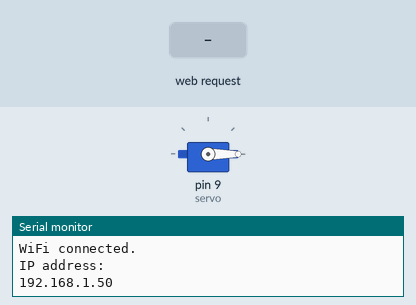
A sketch run on a simulated Arduino Uno, built with avr-gcc and run on an emulated ATmega328P. Shown: servo, the last lines printed to the serial monitor. The inputs (shaded band) are chosen by the test bench. WiFi joins after 1.5 s; servers stay silent unless stated; not simulated (calls return 0 or success): arduino_secrets.h.

Above: at 2.7 s.
2.8 s: HTTP request GET /9/on received
At 3.9 s:
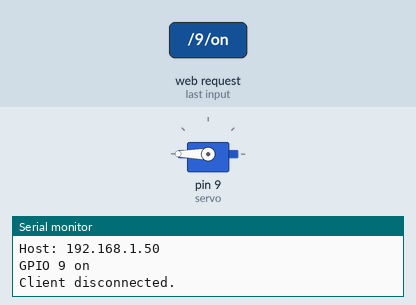
4.3 s: HTTP request GET /9/off received
At 5.0 s:
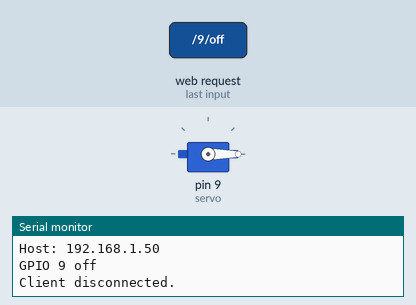
Timing chart, 0 to 7.3 s (numbered marks = the images above; inputs shaded):
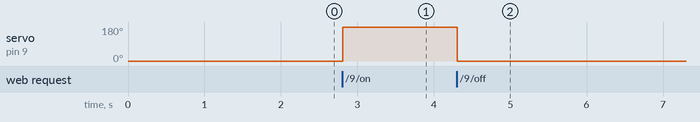

Measured:
- after the input at 2.8 s, servo on pin 9 (servo): 0° → 180° at once
- after the input at 4.3 s, servo on pin 9 (servo): 180° → 0° at once

The sketch:

ServoMotor_Switch.ino
```cpp
#include "arduino_secrets.h"

// Load Wi-Fi library
#include <SPI.h>
#include <WiFiNINA.h>
#include <Servo.h>

// Replace with your network credentials
const char* ssid     = SECRET_SSID;
const char* password = SECRET_PASS;

// Set web server port number to 80
WiFiServer server(80);

// Variable to store the HTTP request
String header;

// Variable that represents servo
Servo servo;

//Variable that helps to automatically change servo status back to off
int placeHolder;

// Auxiliar variables to store the current output state
String output9State = "off";

// Assign output variables to GPIO pins
const int output9 = 9;

// Current time
unsigned long currentTime = millis();

// Previous time
unsigned long previousTime = 0;

// Define timeout time in milliseconds (example: 2000ms = 2s)
const long timeoutTime = 2000;

void setup() {
  Serial.begin(115200);

  // Initialize the output variables as outputs
  servo.attach(9);
  servo.write(0);

  // Connect to Wi-Fi network with SSID and password
  Serial.print("Connecting to ");
  Serial.println(ssid);
  WiFi.begin(ssid, password);
  while (WiFi.status() != WL_CONNECTED) {
    delay(500);
    Serial.print(".");
  }

  // Print local IP address and start web server
  Serial.println("");
  Serial.println("WiFi connected.");
  Serial.println("IP address: ");
  Serial.println(WiFi.localIP());
  server.begin();
}

void loop(){
  WiFiClient client = server.available();   // Listen for incoming clients

  if (client) {                             // If a new client connects,
    Serial.println("New Client.");          // print a message out in the serial port
    String currentLine = "";                // make a String to hold incoming data from the client
    currentTime = millis();
    previousTime = currentTime;
    while (client.connected() && currentTime - previousTime <= timeoutTime) { // loop while the client's connected
      currentTime = millis();
      if (client.available()) {             // if there's bytes to read from the client,
        char c = client.read();             // read a byte, then
        Serial.write(c);                    // print it out the serial monitor
        header += c;
        if (c == '\n') {                    // if the byte is a newline character
          // if the current line is blank, you got two newline characters in a row.
          // that's the end of the client HTTP request, so send a response:
          if (currentLine.length() == 0) {
            // HTTP headers always start with a response code (e.g. HTTP/1.1 200 OK)
            // and a content-type so the client knows what's coming, then a blank line:
            client.println("HTTP/1.1 200 OK");
            client.println("Content-type:text/html");
            client.println("Connection: close");
            client.println();

            if (header.indexOf("GET /9/on") >= 0) {
              Serial.println("GPIO 9 on");
              output9State = "on";
              servo.write(180);
              placeHolder = servo.read();

            } else if (placeHolder==180){
              Serial.println("GPIO 9 off");
              output9State="off";
              servo.write(-180);
            } else if (header.indexOf("GET /9/off") >= 0) {
              Serial.println("GPIO 9 off");
              output9State = "off";
              servo.write(0);
            }

            // Display the HTML web page
            client.println("<!DOCTYPE html><html>");
            client.println("<head><meta name=\"viewport\" content=\"width=device-width, initial-scale=1\">");
            client.println("<link rel=\"icon\" href=\"data:,\">");
            // CSS to style the on/off buttons
            // Feel free to change the background-color and font-size attributes to fit your preferences
            client.println("<style>html { font-family: Helvetica; display: inline-block; margin: 0px auto; text-align: center;}");
            client.println(".button { background-color: #195B6A; border: none; color: white; padding: 16px 40px;");
            client.println("text-decoration: none; font-size: 30px; margin: 2px; cursor: pointer;}");
            client.println(".button2 {background-color: #77878A;}</style></head>");

            // Web Page Heading
            client.println("<body><h1>Servo Motor Switch</h1>");

            // Display current state, and ON/OFF buttons for GPIO 11
            client.println("<p>Rotate 180 Degrees Clockwise</p>");
            // If the output9State is off, it displays the ON button
            if (output9State=="off") {
              client.println("<p><a href=\"/9/on\"><button class=\"button button2\">OFF</button></a></p>");
            } else if(output9State=="on") {
              client.println("<p><a href=\"/9/off\"><button class=\"button \">ON</button></a></p>");
            }

            // The HTTP response ends with another blank line
            client.println();
            // Break out of the while loop
            break;
          } else { // if you got a newline, then clear currentLine
            currentLine = "";
          }
        } else if (c != '\r') {  // if you got anything else but a carriage return character,
          currentLine += c;      // add it to the end of the currentLine
        }
      }
    }
    // Clear the header variable
    header = "";
    // Close the connection
    client.stop();
    Serial.println("Client disconnected.");
    Serial.println("");
  }
}
```
